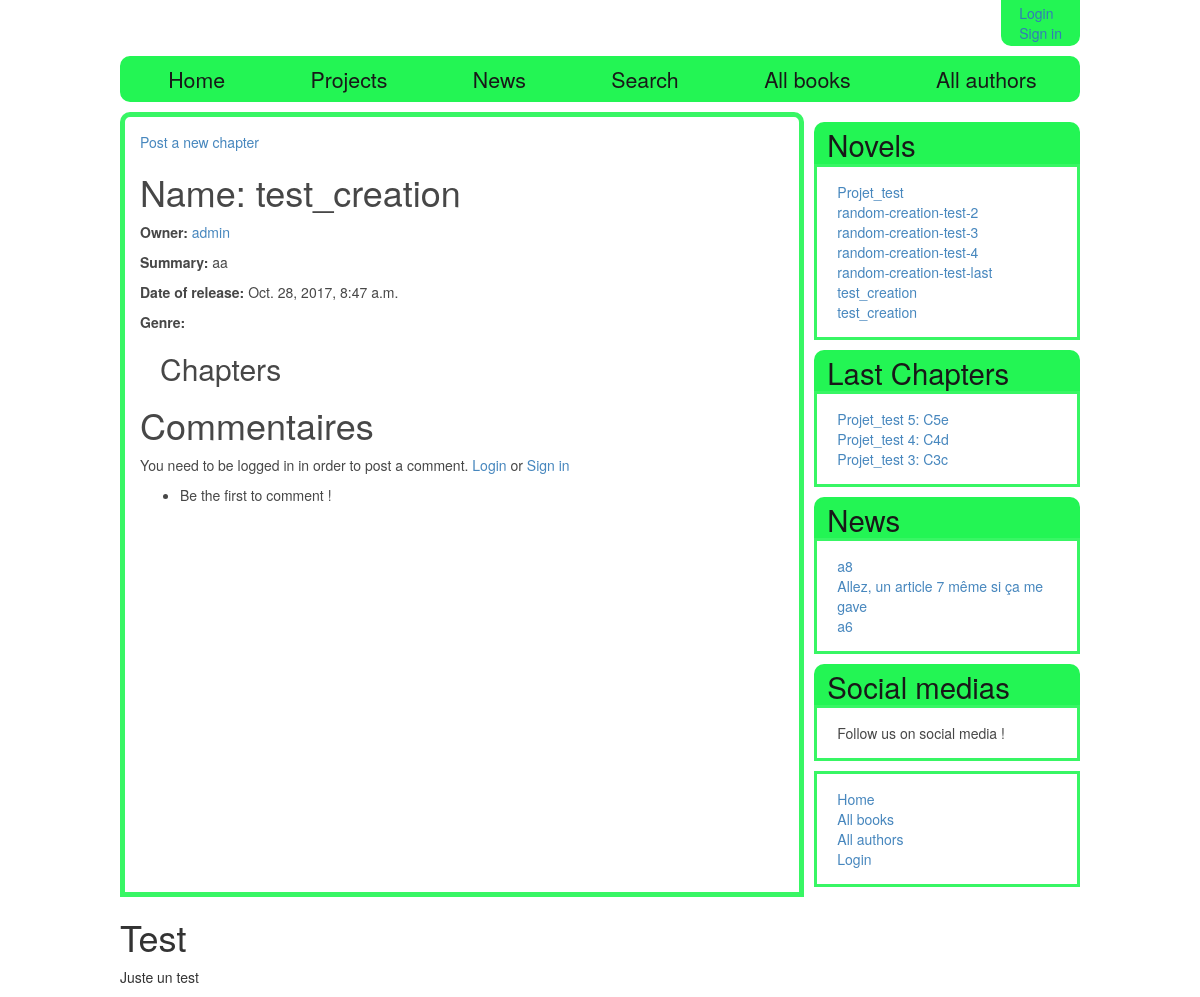
/charasite/project/8, run on an earlier commit of the app's database.
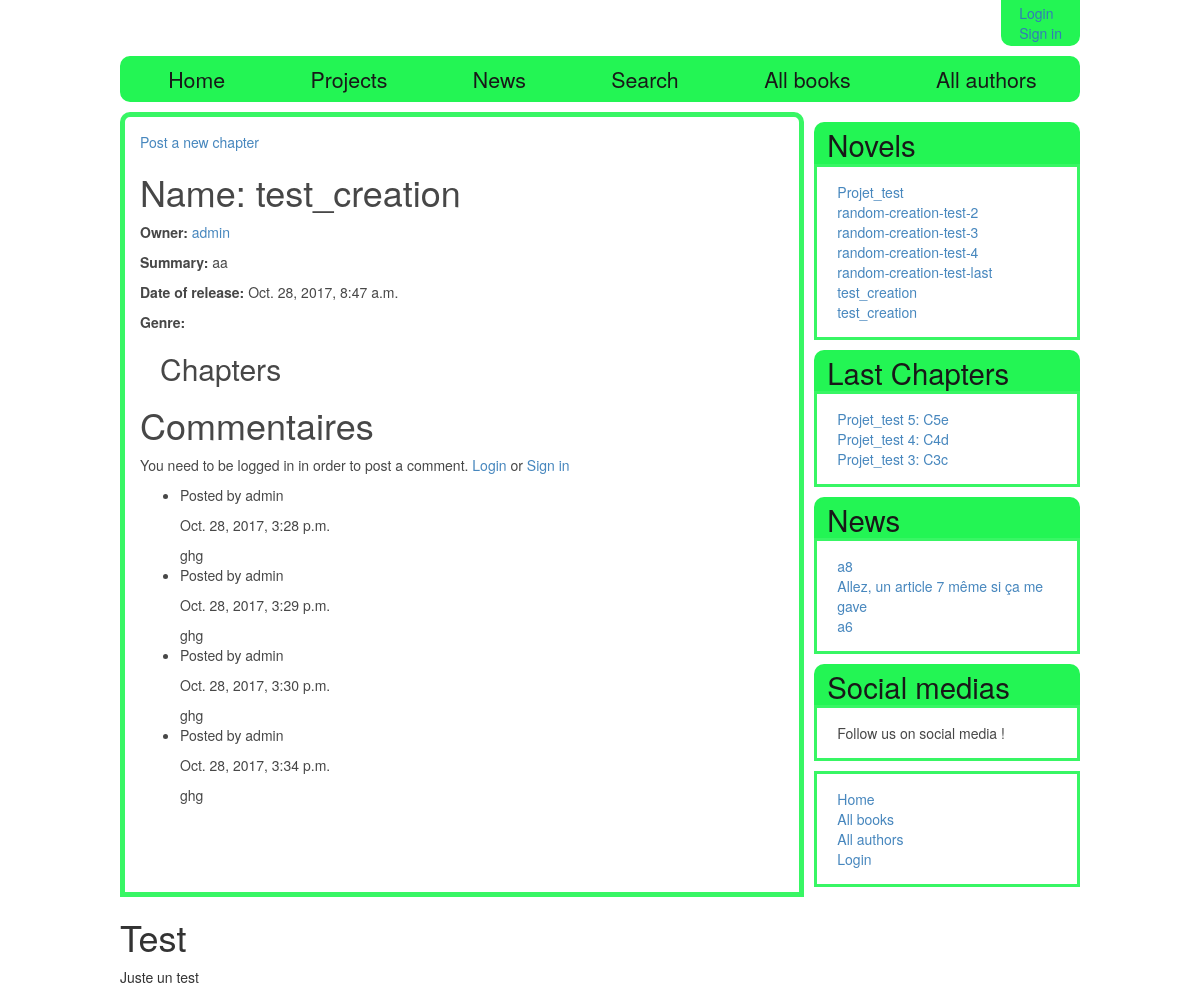
And on a later commit of the database.
### charasite/models.py (models this page shows, shortened)
class Project(models.Model):
    name = models.CharField(max_length=200, help_text="Enter the name of your project")
    date_start = models.DateTimeField(auto_now_add = True)
    description = models.TextField(max_length=1000, null = True, blank = True, help_text="Enter a brief description of the project")
    is_public = models.BooleanField(help_text='Do you want the project to be referenced ?')
    owner = models.ForeignKey(User, on_delete=models.CASCADE)
    genre = models.ManyToManyField(Genre, help_text="Select a genre for this book")
    is_published = models.BooleanField(blank = True)
    def get_absolute_url(self):
        return reverse('project_detail', args=[str(self.id)])

class Chapter(models.Model):
    project = models.ForeignKey('Project', on_delete = models.CASCADE)
    repository = models.ForeignKey('Repository', on_delete = models.CASCADE)
    number = models.IntegerField(help_text = 'Number of the chapter')
    title = models.CharField(max_length=200, help_text="Enter the title of this chapter")
    prevChapter = models.ForeignKey('Chapter', null = True, blank = True, on_delete = models.SET_NULL, help_text="The previous chapter")
    summary = models.TextField(max_length=1000, null = True, blank = True, help_text="Enter a brief summary for this chapter")
    content = models.TextField(max_length=200000, null = True, blank = True, help_text="Your chapter")
    date_of_creation = models.DateTimeField(auto_now_add = True)
    date_of_last_edit = models.DateTimeField(auto_now = True)
    is_published = models.BooleanField(blank=True, default=False)
    def get_absolute_url(self):
        return reverse('chapter_detail', args=[str(self.id)])
    class Meta:
        ordering =['number']

class Article(models.Model):
    title = models.CharField(max_length=200, help_text="Enter the title of this article")
    writer = models.ForeignKey(User, on_delete = models.CASCADE)
    prevArticle = models.ForeignKey('Article', null = True, blank = True, on_delete = models.SET_NULL, help_text="The previous article")
    summary = models.TextField(max_length=1000, null = True, blank = True, help_text="Enter a brief summary for this article")
    content = models.TextField(max_length=200000, null = True, blank = True, help_text="Your article")
    date_of_creation = models.DateTimeField(auto_now_add = True)
    date_of_last_edit = models.DateTimeField(auto_now = True)
    is_published = models.BooleanField(blank=True, default=False)
    def get_absolute_url(self):
        return reverse('article_detail', args=[str(self.id)])
    class Meta:
        ordering = ['-date_of_last_edit']

class CommentProject(models.Model):
    project = models.ForeignKey('Project', on_delete=models.CASCADE)
    author = models.ForeignKey(User, null=True, blank=True, on_delete=models.SET_NULL)
    content = models.TextField(max_length=1000, null=True, blank=True, help_text="Write a comment !")
    date_of_creation = models.DateTimeField(auto_now_add=True)
    date_of_last_edit = models.DateTimeField(auto_now=True)
    nb_upvote = models.IntegerField(default=0)
    nb_downvote = models.IntegerField(default=0)

### charasite/views.py (the view)
# urls.py: url(r'^project/(?P<pk>\d+)$', views.ProjectDetailView, name='project_detail'),
def ProjectDetailView(request,pk):
    try:
        project_id=Project.objects.get(pk=pk)
    except Project.DoesNotExist:
        raise Http404("Project does not exist")
    list_chap = Chapter.objects.filter(project=project_id).filter(is_published = True).order_by('number')
    comments = CommentProject.objects.all().filter(project=project_id)
    if request.method == 'POST':
        form = CommentForm(request.POST)
        if form.is_valid():
            commentaire = CommentProject(project=project_id, author=request.user, content=form.cleaned_data['content'])
            commentaire.save()
            comments = CommentProject.objects.all().filter(project=project_id)
            return render(request, 'charasite/project_detail.html',
                          context={'project':project_id, 'list_chapter':list_chap, 'form': form, 'comments': comments})
    else:
        form = CommentForm()
    return render(
        request,
        'charasite/project_detail.html',
        context={'project':project_id,'list_chapter':list_chap, 'form': form, 'comments': comments}
    )

### charasite/context_processors.py (called while the page is built)
def listproj_context_processor(request):
    return {
        'listproj': Project.objects.filter(is_published=True).order_by('name'),
    }

def listnewchapter_context_processor(request):
    return {
        'listnewchap': Chapter.objects.filter(is_published=True).order_by('-date_of_last_edit')[:3],
    }

def listnewarticle_context_processor(request):
    return {
        'listnewarticle': Article.objects.filter(is_published=True).order_by('-date_of_last_edit')[:3],
    }

### charasite/templates/charasite/project_detail.html (shortened to what this page needs)
{% extends "base_generic_readingspace_wcom.html" %}
{% block content %}
  <a href="createchapter">Post a new chapter</a>
  <h1>Name: {{ project.name }}</h1>
  <p><strong>Owner:</strong> <a href="">{{ project.owner }}</a></p>
  <p><strong>Summary:</strong> {{ project.description }}</p>
  <p><strong>Date of release:</strong> {{ project.date_start }}</p>
  <p><strong>Genre:</strong> {% for genre in project.genre.all %} {{ genre }}{% if not forloop.last %}, {% endif %}{% endfor %}</p>
  <div style="margin-left:20px;margin-top:20px">
    <h2>Chapters</h2>
  </div>
{% endblock %}

### charasite/templates/base_generic_readingspace_wcom.html (shortened to what this page needs)
{% extends "basic_generic_readingspacev2.html" %}
{% block comments %}
<div class="comments">
<h1>Commentaires</h1>
  {% if user.is_authenticated %}
    <form action="" method="post">
	{% csrf_token %}
	<table>
	{{ form }}
	</table>
	<input type="submit" value="Submit" />
  {% else %}
    <p>You need to be logged in in order to post a comment. <a href="{% url 'login'%}?next={{request.path}}">Login</a> or <a href="#">Sign in</a></p>
  {% endif %}
  <ul>
    {% for comment in comments %}
	<li>
	<p>Posted by {{ comment.author }}</p>
	<p>{{ comment.date_of_creation }}</p>
	{{ comment.content|linebreaksbr }}
	</li>
	{% empty %}
	<li>Be the first to comment !</li>
	{% endfor %}
  </ul>
</div>
{% endblock %}

### charasite/templates/basic_generic_readingspacev2.html (shortened to what this page needs)
<!DOCTYPE html>
<html lang="en">
<head>
  <link rel="stylesheet" href="https://maxcdn.bootstrapcdn.com/bootstrap/3.3.7/css/bootstrap.min.css">
  {% load static %}
  <link rel="stylesheet" href="{% static 'css/styles.css' %}">
</head>
<body>
  <div class="entire_page">
  <header>
	<section class = "userid">
	  <ul>
	  {% if user.is_authenticated %}
        <li>User: {{ user.get_username }}</li>
	    <li><a href="{% url 'logout'%}?next={{request.path}}">Logout</a></li>
	  {% else %}
	    <li><a href="{% url 'login'%}?next={{request.path}}">Login</a></li>
		<li><a href="#">Sign in</a></li>
	  {% endif %}
	</section>
  </header>
  <nav>
	{% block navigation%}
    <ul>
	  <li><a href="{% url 'index' %}">Home</a></li>
	  <li><a href="{% url 'projects' %}">Projects</a></li>
	  <li><a href="{% url 'articles' %}">News</a></li>
      <li><a href="{% url 'searchpage' %}">Search</a></li>
	  <li><a href="{% url 'books' %}">All books</a></li>
	  <li><a href="">All authors</a></li>
	</ul>
	{% endblock%}
  </nav>
  <div class="main_page">
      <div class="content_block">
        {% block content %}{% endblock %}
		{% block comments %}
		{% endblock %}
      </div>
	  <div class="sidebar_objects">
        {% block sidebar %}
		<div class="sidebar_list_project">
		  {% block side_list_chapter %}
		    <h1><a href="{% url 'projects' %}">Novels</a></h1>
			<ul>
			{% for project in listproj %}
			  <li><a href="{{ project.get_absolute_url }}">{{ project.name }}</a></li>
			{% empty %}
			  <li>Sorry, no novels available in your country</li>
			{% endfor %}
			</ul>
		  {% endblock %}
		</div>
		<div class="sidebar_list_new_chapter">
		  {% block side_list_new_chapter %}
			<h1>Last Chapters</h1>
			<ul>
			  {% for chapter in listnewchap %}
			    <li><a href="{{ chapter.get_absolute_url }}">{{ chapter.project.name }} {{ chapter.number }}: {{ chapter.title }}</a></li>
			  {% empty %}
			    <li>Sorry, no new chapters available in your country</li>
			  {% endfor %}
			</ul>
		  {% endblock %}
		</div>
		<div class="sidebar_list_new_article">
		  {% block side_list_new_article %}
			<h1><a href="{% url 'articles' %}">News</a></h1>
			<ul>
			  {% for article in listnewarticle %}
			    <li><a href="{{ article.get_absolute_url }}">{{ article.title }}</a></li>
			  {% empty %}
			    <li>Sorry, no news for the moment !</li>
			  {% endfor %}
			</ul>
		  {% endblock %}
		</div>
		<div class="social_media">
		  <h1>Social medias</h1>
		  <p>Follow us on social media !</p>
		</div>
		<div class="sidebar_nav_bar">
			<ul class="sidebar-nav">
			  <li><a href="{% url 'index' %}">Home</a></li>
			  <li><a href="{% url 'books' %}">All books</a></li>
			  <li><a href="#">All authors</a></li>
			  {% if user.is_authenticated %}
				<li>User: {{ user.get_username }}</li>
				<li><a href="{% url 'my_borrowed' %}">My Borrowed</a></li>
				<li><a href="{% url 'logout'%}?next={{request.path}}">Logout</a></li>
			  {% else %}
				 <li><a href="{% url 'login'%}?next={{request.path}}">Login</a></li>
			  {% endif %}
			</ul>
		</div>
      {% endblock %}
      </div>
  </div>
  <footer>
    <div class="test_footer">
	  <h1>Test</h1>
	  <p>Juste un test</p>
	</div>
  </footer>
  </div>
</body>
</html>

### charasite/static/css/styles.css (style rules this page uses)
header { display: flex; justify-content: flex-end; margin-bottom: 10px; }
header ul { list-style-type: none; border: 3px #23F554 solid; border-radius: 0px 0px 10px 10px; background-color: #23F554; padding:0px; margin: 0px; display: flex; justify-content: flex-end; flex-direction: column; }
header li { margin-right: 15px; margin-left: 15px; }
nav ul { list-style-type: none; display: flex; }
nav li { margin-right: 15px; }
body { background: url('image/galaxy.png'); background-attachment: fixed; }
.sidebar_objects h1 { border: 3px #23F554 solid; border-bottom: 0px; border-radius: 10px 10px 0px 0px; margin-top: 10px; margin-bottom: 0px; padding: 3px; padding-left: 10px; padding-right: 10px; color: #181818; background-color: #23F554; font-size: 22pt; }
.sidebar_objects ul, .sidebar_objects p { list-style-type: none; border: 3px #23F554 solid; margin-bottom: 10px; padding: 15px; padding-left: 20px; background-color: #FFFFFF; opacity: 0.9; }
.entire_page { width: 80%; min-width: 500px; margin: auto; }
.main_page { margin: auto; display: flex; justify-content: space-between; }
.content_block { width: 75%; border: 5px #23F554 solid; padding: 15px; border-radius: 10px 10px 0px 0px; background-color: #FFFFFF; opacity: 0.9; margin-right: 10px; }
nav { border: 3px #23F554 solid; border-radius: 10px 10px 10px 10px; margin-bottom: 10px; font-size: 16pt; background-color: #23F554; }
nav li { padding: 5px; padding-left: 10px; margin: 0; }
nav ul { padding: 0; margin: 0; display: flex; justify-content: space-around; }
nav a, h1 a { color: #181818; }

What changed in the data, as far as the page shows it:
added CommentProject: author "admin", date_of_creation "Oct. 28, 2017, 3:28 p.m.", content "ghg"
added CommentProject: author "admin", date_of_creation "Oct. 28, 2017, 3:29 p.m.", content "ghg"
added CommentProject: author "admin", date_of_creation "Oct. 28, 2017, 3:30 p.m.", content "ghg"
added CommentProject: author "admin", date_of_creation "Oct. 28, 2017, 3:34 p.m.", content "ghg"
Also different on the page:
text no longer shown: "Be the first to comment !"
